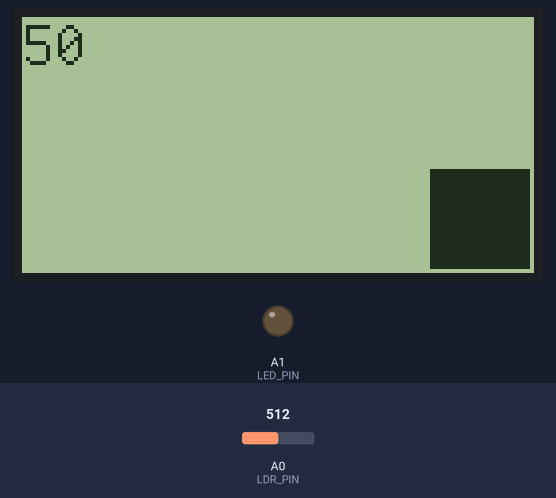
This sketch was run on a simulated Arduino Uno, built with avr-gcc and run on an emulated ATmega328P. Shown: 128×64 one-colour display, output pins drawn as LEDs (lit = HIGH). The test bench sets the inputs (shaded band); at power-on: A0 (LDR_PIN) = 512.

Above: at 1.2 s.
1.3 s: A0 (LDR_PIN) set to 806
At 1.74 s:
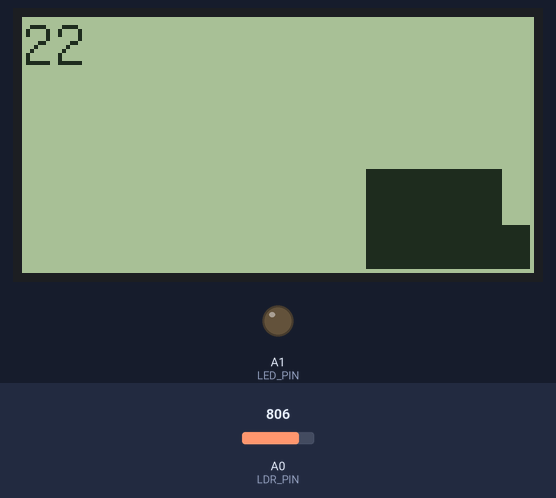
3.0 s: A0 (LDR_PIN) set to 833
At 3.25 s:
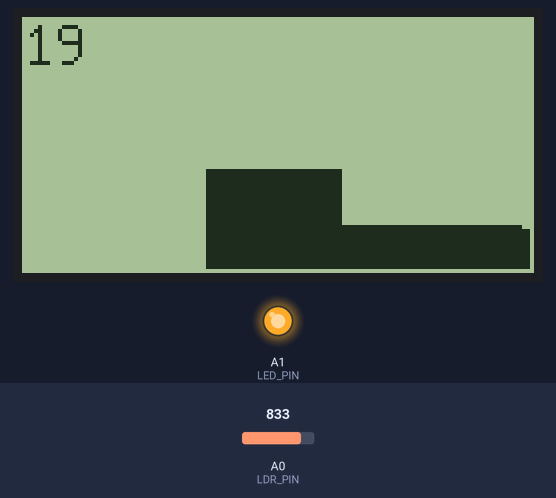
5.5 s: A0 (LDR_PIN) set to 0
At 11.9 s:
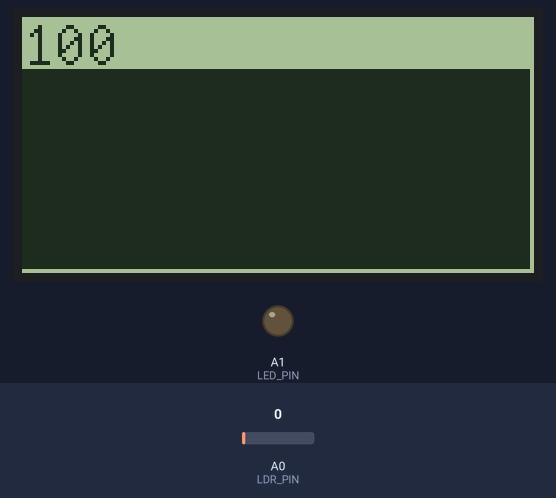
Timing chart, 0 to 13.0 s (numbered marks = the images above; inputs shaded):
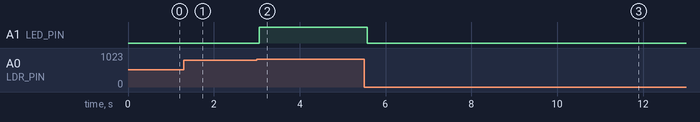

The sketch:

photo.ino
```cpp
#include <U8g2lib.h>
#define LDR_PIN A0
#define LED_PIN A1
#define AXIS 14


U8G2_KS0108_128X64_F u8g2(U8G2_R0, 13, 12, 11, 10, 9, 8, 7, 6,
                          2, 3, 5, 4, U8X8_PIN_NONE, U8X8_PIN_NONE);


char vals[127];
void setup(void)
{
  u8g2.begin();
  u8g2.clearBuffer();
  u8g2.setFont(u8g2_font_unifont_t_cyrillic);
  for (short i = 0; i < 127; ++i) {
    vals[i] = 0;
  }
}

void loop(void)
{
  u8g2.clearBuffer();
short raw, val, ui_val;
  raw = analogRead(LDR_PIN);
  val = map(raw, 0, 1023, 50, 0);
  ui_val = map(raw, 0, 1023, 100, 0);
  append(val);
  char cstr[3];
  itoa(ui_val, cstr, 10);
  u8g2.drawStr(0, 12, cstr);
  for (char i = 0; i < 127; ++i) {
    u8g2.drawBox(i, 63-vals[i], 1, vals[i]);
  }
  u8g2.sendBuffer();
  if (val <= 10) {
    analogWrite(LED_PIN, 1023);
  } else {
    analogWrite(LED_PIN, 0);
  }

  //delay(300);

}

void append(char value)
{
  for (char i = 1; i < 127; ++i) {
    vals[i - 1] = vals[i];
  }
  vals[126] = value;
}
```

Measured:
- the behaviour switches between 818 and 819 on A0 (LDR_PIN) (found by bisection; images 1 and 2)
- after the input at 3.0 s, A1 (LED_PIN): LOW → HIGH after 0.06 s
- after the input at 5.5 s, A1 (LED_PIN): HIGH → LOW after 0.07 s
